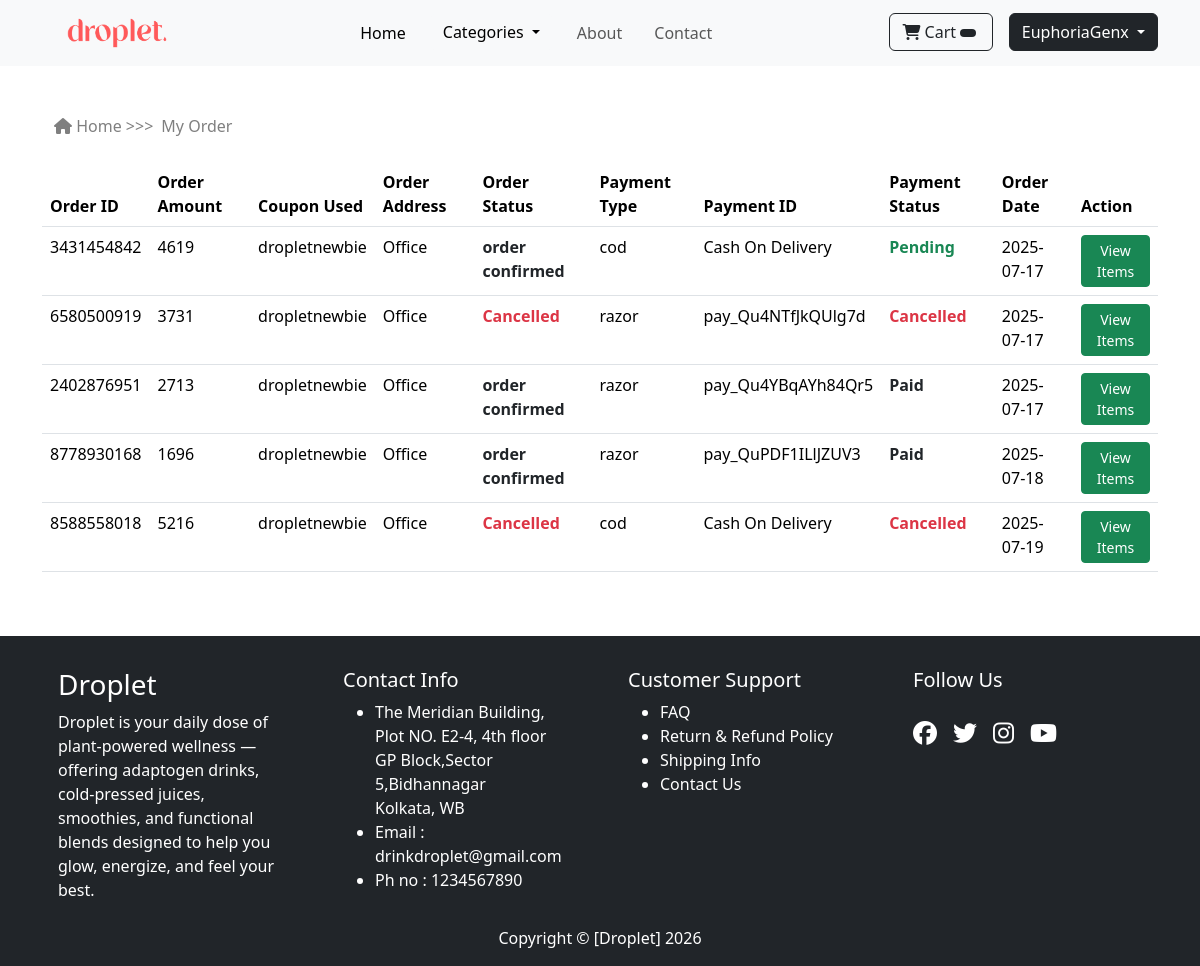
The page /customer/all_orders.php (signed in) on the database its author committed.
### tables this page shows
CREATE TABLE `orders` (
  `id` int(11) NOT NULL,
  `order_id` varchar(150) NOT NULL,
  `user` int(11) NOT NULL,
  `order_address` int(11) NOT NULL,
  `order_amount` decimal(10,0) NOT NULL,
  `order_status` varchar(100) NOT NULL DEFAULT 'order confirmed',
  `coupon` varchar(100) NOT NULL,
  `payment_type` enum('cod','razor') NOT NULL,
  `payment_id` varchar(200) NOT NULL,
  `payment_status` varchar(100) NOT NULL,
  `date` date NOT NULL DEFAULT current_timestamp()
);

CREATE TABLE `address` (
  `id` int(11) NOT NULL,
  `user` int(11) NOT NULL,
  `address` text NOT NULL,
  `country` varchar(100) NOT NULL,
  `state` varchar(100) NOT NULL,
  `city` varchar(100) NOT NULL,
  `zip` varchar(100) NOT NULL,
  `address_type` varchar(100) NOT NULL,
  `created_at` date NOT NULL DEFAULT current_timestamp()
);

### customer/function.php (called while the page is built, shortened)
<?php
function login_checker(){
    return 1;
}
?>

### customer/all_orders.php (the view, shortened to what this page needs)
<?php
include("function.php");
include("../config.php");
?>
<!DOCTYPE html>
<html lang="en">
<head>
    <link href="https://cdn.jsdelivr.net/npm/bootstrap@5.3.5/dist/css/bootstrap.min.css" rel="stylesheet">
    <link rel="stylesheet" href="https://cdnjs.cloudflare.com/ajax/libs/font-awesome/6.7.2/css/all.min.css" />
    <link rel="stylesheet" href="https://cdn.jsdelivr.net/npm/swiper@11/swiper-bundle.min.css" />
    <link rel="stylesheet" href="common_css.css">
</head>
<body>
<header>
    <nav class="navbar navbar-expand-lg bg-body-tertiary">
      <div class="container-fluid d-flex">
        <img class="navbar-brand" src="image/logo.png" alt="" style="height: 50px; width: 100px; margin-left:55px;">
        <div class="offcanvas offcanvas-end " tabindex="-1" id="offcanvasNavbar" aria-labelledby="offcanvasNavbarLabel">
            <div class="offcanvas-body">
              <ul class="navbar-nav mx-auto gap-3">
                  <li class="nav-item">
                  <a class="nav-link active" aria-current="page" href="index.php">Home</a>
                  </li>
                  <li class="nav-item">
                    <div class="dropdown">
                      <button class="btn btn-light dropdown-toggle" type="button" data-bs-toggle="dropdown" aria-expanded="false">
                        Categories
                      </button>
                    </div>
                  </li>
                  <li class="nav-item">
                  <a class="nav-link" href="#">About</a>
                  </li>
                  <li class="nav-item">
                      <a class="nav-link" href="#">Contact</a>
                  </li>
              </ul><hr>
              <?php
                $result = login_checker();
                if($result === 0){
                  ?>
                  <div class="d-flex gap-3" style=" margin-right: 60px;">
                    <a href="../auth/login.php" class="btn btn-outline-dark">Login</a>
                    <a href="../auth/register.php" class="btn btn-outline-dark">Register</a>
                </div>
                <?php
                }else{
                  ?>
                  <div class="d-flex gap-3" style=" margin-right: 30px;">
                    <div>
                      <a class="btn btn-outline-dark" href="cart.php">
                        <i class="fa-solid fa-cart-shopping"></i>
                          Cart
                        <span class="badge bg-dark text-white me-1 rounded-pill">
                        </span>
                      </a>
                    </div>
                    <div class="dropdown">
                      <button class="btn btn-dark dropdown-toggle" type="button" data-bs-toggle="dropdown" aria-expanded="false">
                        <?php echo $_SESSION['customer']['name']; ?>
                      </button>
                    </div>
                </div>
                <?php
                }
              ?>
            </div>
        </div>
      </div>
    </nav>
</header>
<div class="container mt-5">
  <div class="container d-flex gap-2">
      <div class="mb-2 text-black-50">
          <i class="fa-solid fa-house"></i>
          <a href="index.php" class="text-black-50">Home >>></a>
      </div>
      <div class="mb-2">
          <a href="all_orders.php" class="text-black-50">My Order</a>
      </div>
  </div>
    <div class="table-responsive mt-3 mb-5">
        <table class="table">
            <thead>
                <tr>
                    <th scope="col">Order ID</th>
                    <th scope="col">Order Amount</th>
                    <th scope="col">Coupon Used</th>
                    <th scope="col">Order Address</th>
                    <th scope="col">Order Status</th>
                    <th scope="col">Payment Type</th>
                    <th scope="col">Payment ID</th>
                    <th scope="col">Payment Status</th>
                    <th scope="col">Order Date</th>
                    <th scope="col">Action</th>
                </tr>
            </thead>
            <?php
            $user= $_SESSION['customer']['id'];
            $select_query = mysqli_query($conn, "SELECT * FROM `orders` WHERE user='$user'");
            if(mysqli_num_rows($select_query)>0){
                while($order = mysqli_fetch_assoc($select_query)){
                    $address=$order['order_address'];
                    $address_select_query = mysqli_query($conn,"SELECT * FROM `address` WHERE id='$address'");
                    if($address_select_query){
                    $order_address = mysqli_fetch_assoc($address_select_query);
                    }
                    ?>
                    <tbody>
                        <tr>
                            <td><?php echo $order['order_id'];?></td>
                            <td><?php echo $order['order_amount'];?></td>
                            <td><?php echo $order['coupon'];?></td>
                            <td><?php echo $order_address['address_type'];?></td>
                            <td class="<?php echo strtolower($order['order_status']) === 'cancelled' ? 'text-danger' : 'text-dark' ?>"><b><?php echo $order['order_status'] ?></b></td>
                            <td><?php echo $order['payment_type'];?></td>
                            <td><?php echo $order['payment_id'];?></td>
                            <td class="<?php echo strtolower($order['payment_status']) === 'cancelled' ? 'text-danger' : (strtolower($order['payment_status']) === 'pending' ? 'text-success' : 'text-dark') ?>"><b><?php echo $order['payment_status'] ?></b></td>
                            <td><?php echo $order['date'];?></td>
                            <td>
                              <a href="order_item.php?oid=<?php echo $order['order_id'];?>" class="btn btn-success btn-sm">View Items</a>
                            </td>
                        </tr>
                    </tbody>
                    <?php
                }
            }
            ?>
        </table>
    </div>
</div>
<?php
include("common_footer.php");
?>

### customer/common_css.css (style rules this page uses)
a { text-decoration: none; color: black; padding-top: 15px; }

### rows shown on the page
orders: order "3431454842", order_amount "4619", coupon "dropletnewbie", order_address.address_type "Office", order_status "order confirmed", payment_type "cod", payment "Cash On Delivery", payment_status "Pending", date "2025-07-17"
orders: order "6580500919", order_amount "3731", coupon "dropletnewbie", order_address.address_type "Office", order_status "Cancelled", payment_type "razor", payment "pay_Qu4NTfJkQUlg7d", payment_status "Cancelled", date "2025-07-17"
orders: order "2402876951", order_amount "2713", coupon "dropletnewbie", order_address.address_type "Office", order_status "order confirmed", payment_type "razor", payment "pay_Qu4YBqAYh84Qr5", payment_status "Paid", date "2025-07-17"
orders: order "8778930168", order_amount "1696", coupon "dropletnewbie", order_address.address_type "Office", order_status "order confirmed", payment_type "razor", payment "pay_QuPDF1ILlJZUV3", payment_status "Paid", date "2025-07-18"
orders: order "8588558018", order_amount "5216", coupon "dropletnewbie", order_address.address_type "Office", order_status "Cancelled", payment_type "cod", payment "Cash On Delivery", payment_status "Cancelled", date "2025-07-19"

### other values the page prints
$_SESSION['customer']['name'] "EuphoriaGenx"
$site_title "Droplet"
$site_desc "Droplet is your daily dose of plant-powered wellness — offering adaptogen drinks, cold-pressed juices, smoothies, and functional blends designed to help you glow, energize, and feel your best."
